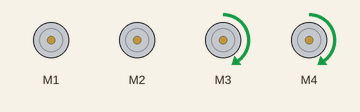
This sketch was run on a simulated Arduino Uno, built with avr-gcc and run on an emulated ATmega328P. On the bench: 4 × DC motor (green arrow = forward, orange = backward, longer = faster).

Above: at 0.1 s.
Timing chart, 0 to 1.6 s (numbered marks = the images above):
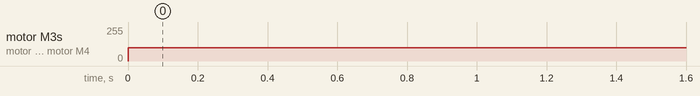

The sketch:

nw.ino
```cpp
#include <Wire.h>
#include <Adafruit_MotorShield.h>
#include "utility/Adafruit_PWMServoDriver.h"

Adafruit_MotorShield AFMS = Adafruit_MotorShield();
Adafruit_DCMotor *leg1 = AFMS.getMotor(1);
Adafruit_DCMotor *leg2 = AFMS.getMotor(2);
Adafruit_DCMotor *arm1 = AFMS.getMotor(3);
Adafruit_DCMotor *arm2 = AFMS.getMotor(4);

void setup() {
  // put your setup code here, to run once:
  AFMS.begin();
}

void loop() {
  // put your main code here, to run repeatedly:
  leg1->setSpeed(0);
  leg2->setSpeed(0);
  arm1->setSpeed(100);
  arm2->setSpeed(100);

  leg1->run(FORWARD);
  leg2->run(FORWARD);
  arm1->run(FORWARD);
  arm2->run(FORWARD);
}
```

Measured:
- by itself, motor M3, motor M4: stopped → forward 100/255 at 0.00 s
